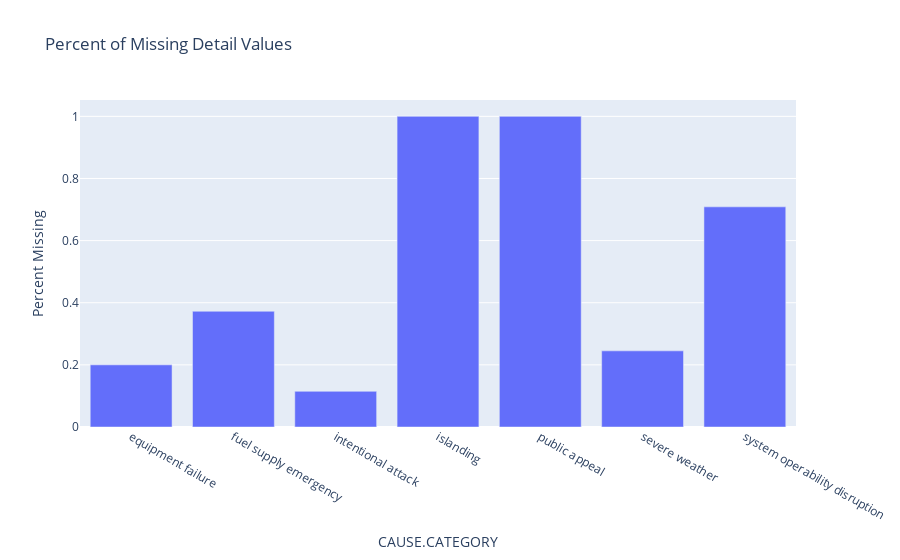

Notebook code cell kept with this figure:
### Markdown cell above
Here is the percent of missing values for each cause detail category. We can see that islanding, public appeal, and system operability disruption have high proportions of missing values. This may be due to there not being many categories to describe the cause in detail, as the cause is already somewhat specific.

### Code cell
fig2 = px.bar(percent_missing,
             title="Percent of Missing Detail Values",
             labels={'index': 'Cause of Power Outage', 'value':'Percent Missing'})
fig2.update_layout(showlegend=False)
fig2.show()

### Figure 1 — Plotly figure (JSON) as saved in the notebook; plotly's stock layout.template omitted (floating-point values rounded to 4 significant figures)
{"data": [{"alignmentgroup": "True", "hovertemplate": "variable=0<br>CAUSE.CATEGORY=%{x}<br>Percent Missing=%{y}<extra></extra>", "legendgroup": "0", "marker": {"color": "#636efa", "pattern": {"shape": ""}}, "name": "0", "offsetgroup": "0", "orientation": "v", "showlegend": true, "textposition": "auto", "type": "bar", "x": ["equipment failure", "fuel supply emergency", "intentional attack", "islanding", "public appeal", "severe weather", "system operability disruption"], "xaxis": "x", "y": [0.2, 0.3725, 0.1148, 1, 1, 0.2451, 0.7087], "yaxis": "y"}], "layout": {"barmode": "relative", "legend": {"title": {"text": "variable"}, "tracegroupgap": 0}, "showlegend": false, "title": {"text": "Percent of Missing Detail Values"}, "xaxis": {"anchor": "y", "domain": [0, 1], "title": {"text": "CAUSE.CATEGORY"}}, "yaxis": {"anchor": "x", "domain": [0, 1], "title": {"text": "Percent Missing"}}}}
